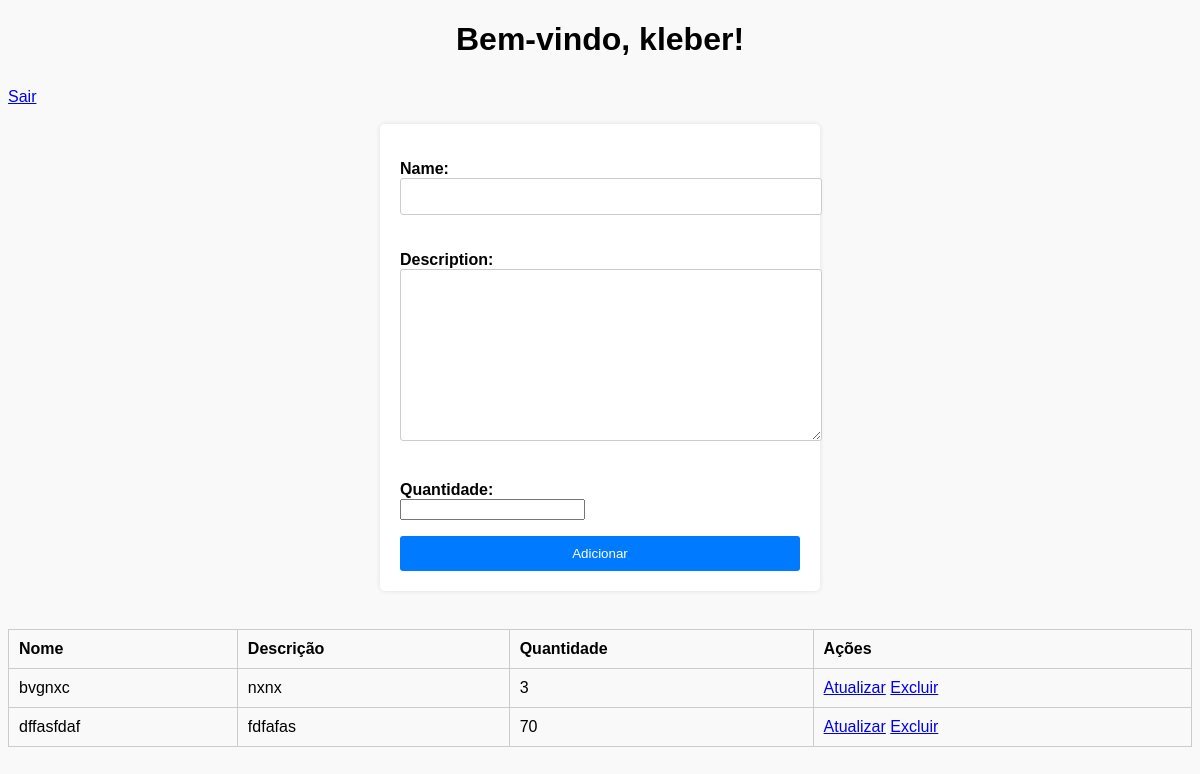
Screenshot of /home/ (signed in) with the database file from the repository.
### mvpapp/models.py (models this page shows, shortened)
class User(AbstractUser):
    pass

class Item(models.Model):
    user = models.ForeignKey(User, on_delete=models.CASCADE)
    name = models.CharField(max_length=100)
    description = models.TextField()
    quantidade = models.IntegerField(default=0)

### mvpapp/views.py (the view, shortened to what this page needs)
# urls.py: path('home/', views.home_view, name='home'),
def home_view(request):
    user = request.user
    items = Item.objects.filter(user=user)
    form = ItemForm(request.POST or None)
    return render(request, 'home.html', {'user': user, 'items': items, 'form': form})

### mvpapp/forms.py
class ItemForm(forms.ModelForm):
    quantidade = forms.IntegerField()  # Adicione o campo quantidade aqui
    class Meta:
        model = Item
        fields = ('name', 'description', 'quantidade')  # Adicione 'quantidade' aqui

### mvpapp/templates/home.html (shortened to what this page needs)
{% load static %}
<!DOCTYPE html>
<html>
<head>
    <link rel="stylesheet" href="{% static 'style.css' %}">
</head>
<body>
    <h1>Bem-vindo, {{ user.username }}!</h1>
    <a href="{% url 'logout' %}">Sair</a>
    <br><br>
    <form method="POST" action="{% url 'home' %}" class="home-form">
        {{ form.as_p }}
        <button type="submit">Adicionar</button>
    </form>
    <br>
    <table class="table">
        <thead>
            <tr>
                <th>Nome</th>
                <th>Descrição</th>
                <th>Quantidade</th>
                <th>Ações</th>
            </tr>
        </thead>
        <tbody>
            {% for item in items %}
                <tr>
                    <td>{{ item.name }}</td>
                    <td>{{ item.description }}</td>
                    <td>{{ item.quantidade }}</td>
                    <td>
                        <a href="{% url 'update_item' item.id %}">Atualizar</a>
                        <a href="{% url 'delete_item' item.id %}">Excluir</a>
                    </td>
                </tr>
            {% endfor %}
        </tbody>
    </table>
</body>
</html>

### mvpapp/static/style.css (style rules this page uses)
body { font-family: Arial, sans-serif; background-color: #f9f9f9; }
h1 { text-align: center; margin-bottom: 30px; }
.home-form { max-width: 400px; margin: 0 auto; background-color: #fff; padding: 20px; border-radius: 5px; box-shadow: 0 0 5px rgba(0, 0, 0, 0.1); }
.home-form label { font-weight: bold; display: block; }
.home-form input[type="text"], .home-form textarea { width: 100%; padding: 10px; margin-bottom: 20px; border: 1px solid #ccc; border-radius: 3px; }
.home-form button[type="submit"] { width: 100%; padding: 10px; background-color: #007bff; color: #fff; border: none; border-radius: 3px; cursor: pointer; }
.table { width: 100%; border-collapse: collapse; margin-top: 20px; }
.table th, .table td { padding: 10px; border: 1px solid #ccc; text-align: left; }
.table th { background-color: #f2f2f2; }

### rows the page displays
User: username "kleber"
Item: name "bvgnxc", description "nxnx", quantidade "3"
Item: name "dffasfdaf", description "fdfafas", quantidade "70"
